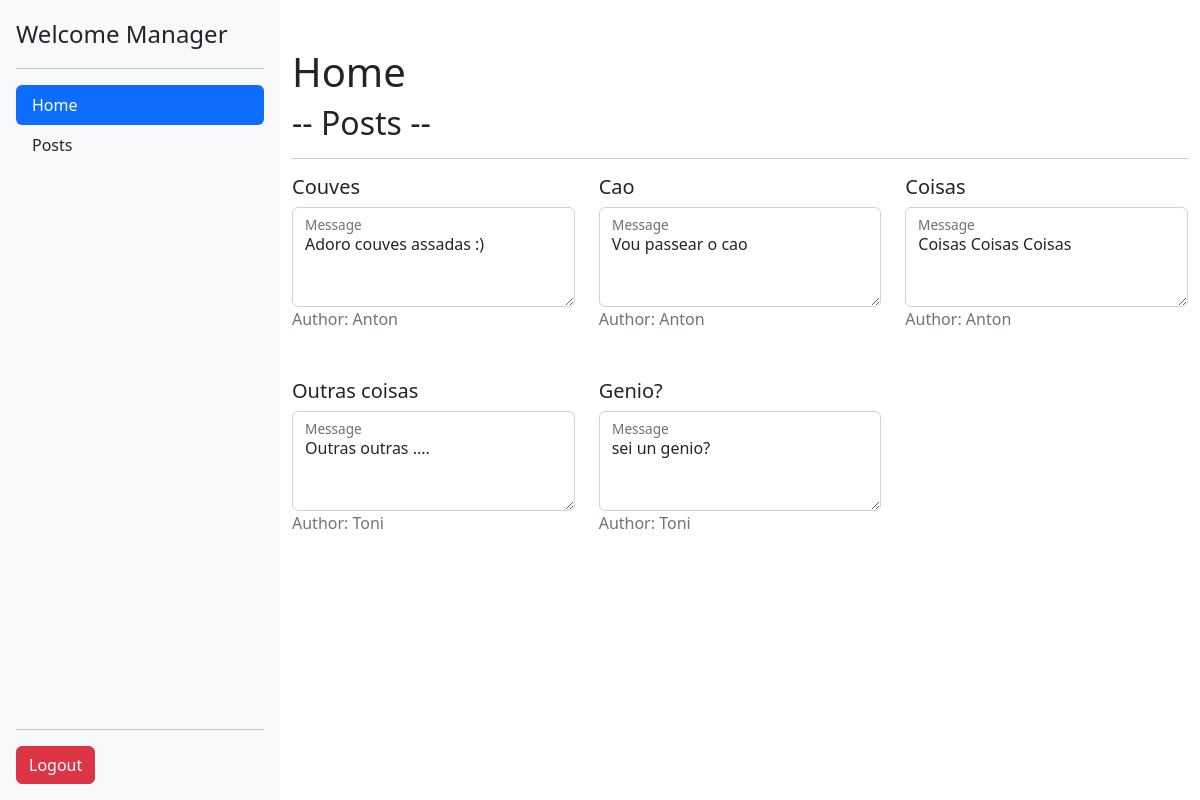
Screenshot of /interfaces/shared/home.php (signed in) with the database file from the repository.
### tables this page shows
CREATE TABLE `posts` (
  `id_post` int NOT NULL AUTO_INCREMENT,
  `title` varchar(64) DEFAULT NULL,
  `description` varchar(255) DEFAULT NULL,
  `id_user` int DEFAULT NULL,
  `hide` int DEFAULT NULL,
  PRIMARY KEY (`id_post`),
  KEY `id_user` (`id_user`),
  CONSTRAINT `posts_ibfk_1` FOREIGN KEY (`id_user`) REFERENCES `users` (`id_user`)
);

CREATE TABLE `users` (
  `id_user` int NOT NULL AUTO_INCREMENT,
  `name` varchar(255) DEFAULT NULL,
  `name_user` varchar(30) DEFAULT NULL,
  `password` varchar(22) DEFAULT NULL,
  `role` varchar(14) DEFAULT NULL,
  `status` int NOT NULL,
  PRIMARY KEY (`id_user`)
);

### interfaces/shared/home.php (the view, shortened to what this page needs)
<?php
include('../../data/conn.php');
include('head.php');
include('sidebar.php');
$sql = "SELECT posts.*, users.* FROM posts INNER JOIN users ON posts.id_user = users.id_user;";
$res = mysqli_query($conn, $sql);
$posts = [];
if ($row = mysqli_num_rows($res) > 0) {
	while ($row = mysqli_fetch_assoc($res)) {
		array_push($posts, $row);
	}
}
?>
<div class="container mt-5">
	<h1>Home</h1>
	<h2>-- Posts -- </h2>
	<hr>
	<div class="row">
		<?php foreach ($posts as $post) : ?>
			<div class="col-4">
				<h5><?php echo $post['title'] ?></h5>
				<div class="form-floating">
					<textarea readonly class="form-control" id="floatingTextarea2" style="height: 100px"><?php echo $post['description'] ?></textarea>
					<label for="floatingTextarea2">Message</label>
				</div>
				<p class="mb-5 text-muted">Author: <?php echo $post['name_user'] ?></p>
			</div>
		<?php endforeach; ?>
	</div>
</div>
</main>
<?php
include('scripts.php');
?>

### rows the page displays
posts: title "Couves", description "Adoro couves assadas :)", id_user.name_user "Anton"
posts: title "Cao", description "Vou passear o cao", id_user.name_user "Anton"
posts: title "Coisas", description "Coisas Coisas Coisas", id_user.name_user "Anton"
posts: title "Outras coisas", description "Outras outras ....", id_user.name_user "Toni"
posts: title "Genio?", description "sei un genio?", id_user.name_user "Toni"

### other values shown
$_SESSION['user'] "Manager"
